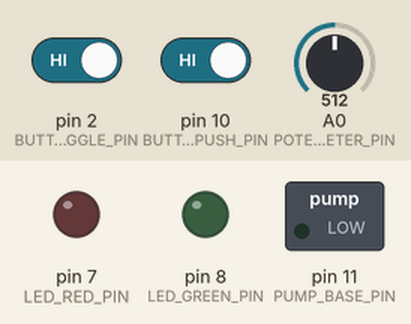
Simulated run of this sketch. Board: Arduino Uno, built with avr-gcc and run on an emulated ATmega328P. Shown: switched loads named in the sketch (green lamp = pin HIGH), output pins drawn as LEDs (lit = HIGH). The test bench sets the inputs (shaded band); at power-on: pin 2 (BUTTON_TOGGLE_PIN) HIGH, pin 10 (BUTTON_PUSH_PIN) HIGH, A0 (POTENTIOMETER_PIN) = 512. The local clock reads 2024-03-15 10:24:30 at power-on unless the sketch sets it.

Above: at 5.7 s.
5.8 s: pin 2 (BUTTON_TOGGLE_PIN) driven LOW and pin 10 (BUTTON_PUSH_PIN) driven LOW
At 10.1 s:
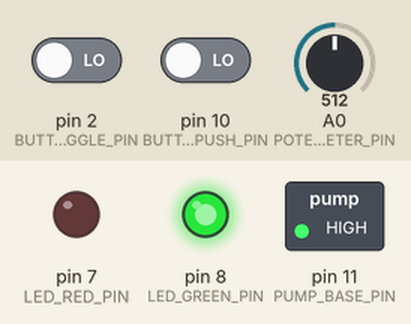
11.4 s: pin 10 (BUTTON_PUSH_PIN) driven HIGH
At 12.8 s:
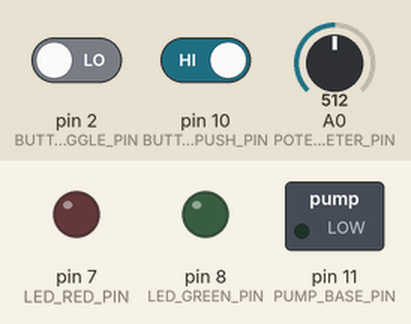
17.0 s: pin 10 (BUTTON_PUSH_PIN) driven LOW
At 22.9 s:
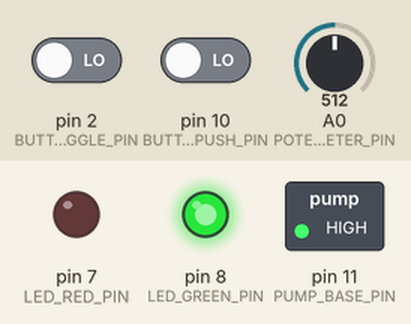
Timing chart, 0 to 24.4 s (numbered marks = the images above; inputs shaded):
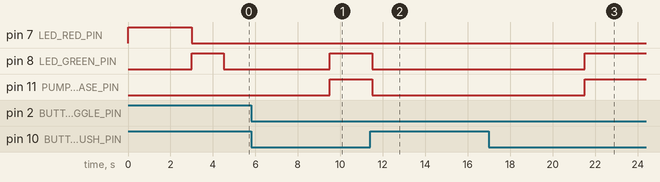

The sketch:

station.ino
```cpp
// (licence header left out)
#include "virtuabotixRTC.h"

#define MORNING_WATERING false
#define EVENING_WATERING true

#define MORNING_WATERING_HOUR 8
#define EVENING_WATERING_HOUR 20

#define LED_RED_PIN 7
#define LED_GREEN_PIN 8

#define BUTTON_PUSH_PIN 10
#define BUTTON_TOGGLE_PIN 2

#define POTENTIOMETER_PIN A0
#define POTENTIOMETER_MIN_SECONDS 0
#define POTENTIOMETER_MAX_SECONDS 10

#define PUMP_BASE_PIN 11

#define DS1302_CLK_PIN A5
#define DS1302_DAT_PIN A4
#define DS1302_RST_PIN 13

bool morningWatered = false;
bool eveningWatered = false;

struct button {
  byte pressed = 0;
};

struct toggle {
  byte on = 0;
};

struct potentiometer {
  byte level = 0;
};

button button;
toggle toggle;

potentiometer potentiometer;

virtuabotixRTC RTC(DS1302_CLK_PIN, DS1302_DAT_PIN, DS1302_RST_PIN);

void setup()
{
  // Set pin mode for LEDs
  pinMode(LED_RED_PIN, OUTPUT);
  pinMode(LED_GREEN_PIN, OUTPUT);

  // Turn red LED ON (setup in progress...)
  digitalWrite(LED_RED_PIN, HIGH);

  delay(3000);

  // Set pin mode for buttons
  pinMode(BUTTON_TOGGLE_PIN, INPUT_PULLUP);
  pinMode(BUTTON_PUSH_PIN, INPUT_PULLUP);

  // Set pin mode for potentiometer
  pinMode(POTENTIOMETER_PIN, INPUT);

  // Set pin mode for water pump
  pinMode(PUMP_BASE_PIN, OUTPUT);

  // Set sketch compiling time
  setDateTime(RTC, __DATE__, __TIME__);

  // Turn red LED OFF and green LED ON
  digitalWrite(LED_RED_PIN, LOW);
  digitalWrite(LED_GREEN_PIN, HIGH);

  delay(1500);

  // Turn green LED OFF
  digitalWrite(LED_GREEN_PIN, LOW);
}

void loop()
{
  // Allow updates of variables
  RTC.updateTime();

  // Read input values
  button.pressed = isButtonPressed(BUTTON_PUSH_PIN);
  potentiometer.level = readPotentiometerLevelMapped(POTENTIOMETER_PIN);
  toggle.on = isToggleOn(BUTTON_TOGGLE_PIN);

  // Turn ON morning watering
  if (MORNING_WATERING && RTC.hours == MORNING_WATERING_HOUR) {
    if (morningWatered == false) {
      morningWatered = true;

      int wateringMilliseconds = getMillisecondsByPotentiometerLevel(potentiometer.level);

      turnPumpTemporaryOn(wateringMilliseconds);
    }
  } else {
    morningWatered = false;
  }

  // Turn ON evening watering
  if (EVENING_WATERING && RTC.hours == EVENING_WATERING_HOUR) {
    if (eveningWatered == false) {
      eveningWatered = true;

      int wateringMilliseconds = getMillisecondsByPotentiometerLevel(potentiometer.level);

      turnPumpTemporaryOn(wateringMilliseconds);
    }
  } else {
    eveningWatered = false;
  }

  // Turn ON manual watering
  if (button.pressed) {
    turnPumpOn();

    // Wait while the button is ON
    do {
      button.pressed = isButtonPressed(BUTTON_PUSH_PIN);

      delay(100);
    } while (button.pressed);

    turnPumpOff();
  }

  delay(5000); // Iterate every 5 seconds
}
```

aux.ino
```cpp
// (licence header left out)
bool blinkBothLeds(int blinks)
{
  for (int i = 0; i < blinks; i++) {
    digitalWrite(LED_GREEN_PIN, HIGH);
    digitalWrite(LED_RED_PIN, HIGH);
    delay(500);

    digitalWrite(LED_GREEN_PIN, LOW);
    digitalWrite(LED_RED_PIN, LOW);
    delay(500);
  }
}

bool blinkGreenLed(int blinks)
{
  for (int i = 0; i < blinks; i++) {
    digitalWrite(LED_GREEN_PIN, HIGH);
    delay(500);

    digitalWrite(LED_GREEN_PIN, LOW);
    delay(500);
  }
}

void blinkRedLed(int blinks)
{
  for (int i = 0; i < blinks; i++) {
    digitalWrite(LED_RED_PIN, HIGH);
    delay(500);

    digitalWrite(LED_RED_PIN, LOW);
    delay(500);
  }
}

bool isButtonPressed(int pin)
{
  return digitalRead(pin) == 0;
}

bool isToggleOn(int pin)
{
  return digitalRead(pin) == 0;
}

byte readPotentiometerLevelMapped(int pin)
{
  return map(analogRead(pin), 0, 1023, 0, 255);
}
```

extension.ino
```cpp
// (licence header left out)
void setDateTime(virtuabotixRTC RTC, const char* date, const char* time)
{
  uint16_t year;
  uint8_t month;
  uint8_t day;
  uint8_t hour;
  uint8_t minute;
  uint8_t second;

  year = conv2d(date + 9);

  switch (date[0])
  {
    case 'J': month = date[1] == 'a' ? 1 : month = date[2] == 'n' ? 6 : 7; break;
    case 'F': month = 2; break;
    case 'A': month = date[2] == 'r' ? 4 : 8; break;
    case 'M': month = date[2] == 'r' ? 3 : 5; break;
    case 'S': month = 9; break;
    case 'O': month = 10; break;
    case 'N': month = 11; break;
    case 'D': month = 12; break;
  }

  day = conv2d(date + 4);
  hour = conv2d(time);
  minute = conv2d(time + 3);
  second = conv2d(time + 6);

  RTC.setDS1302Time(
    second,
    minute,
    hour,
    dayOfTheWeek(year + 2000, month, day),
    day,
    month,
    year + 2000
  );
}

uint8_t conv2d(const char* p) {
  uint8_t v = 0;
  if ('0' <= *p && *p <= '9')
    v = *p - '0';
  return 10 * v + *++p - '0';
}

/*
    To calculate the day of the week in Arduino,
    we use the Zeller's Congruence algorithm
*/
int dayOfTheWeek(int year, int month, int day) {
  if (month < 3) {
    month += 12;
    year--;
  }

  int k = year % 100;
  int j = year / 100;

  int dayOfWeek = (day + ((13 * (month + 1)) / 5) + k + (k / 4) + (j / 4) - (2 * j)) % 7;

  // Convert Zeller's result to match Arduino's day constants
  // Sunday=1, Monday=2, ..., Saturday=7
  return (dayOfWeek + 5) % 7 + 1;
}
```

pump.ino
```cpp
// (licence header left out)
void turnPumpTemporaryOn(int delayMilliseconds)
{
  turnPumpOn();

  delay(delayMilliseconds);

  turnPumpOff();
}

void turnPumpOn()
{
  digitalWrite(LED_GREEN_PIN, HIGH);
  digitalWrite(PUMP_BASE_PIN, HIGH);
}

void turnPumpOff()
{
  digitalWrite(LED_GREEN_PIN, LOW);
  digitalWrite(PUMP_BASE_PIN, LOW);
}

int getMillisecondsByPotentiometerLevel(byte level)
{
  return map(level, 0, 255, POTENTIOMETER_MIN_SECONDS * 1000, POTENTIOMETER_MAX_SECONDS * 1000);
}
```

Measured:
- after the input at 5.8 s, pin 8 (LED_GREEN_PIN), pin 11 (PUMP_BASE_PIN): LOW → HIGH after 3.7 s
- after the input at 11.4 s, pin 8 (LED_GREEN_PIN), pin 11 (PUMP_BASE_PIN): HIGH → LOW after 0.11 s
- after the input at 17.0 s, pin 8 (LED_GREEN_PIN), pin 11 (PUMP_BASE_PIN): LOW → HIGH after 4.5 s
